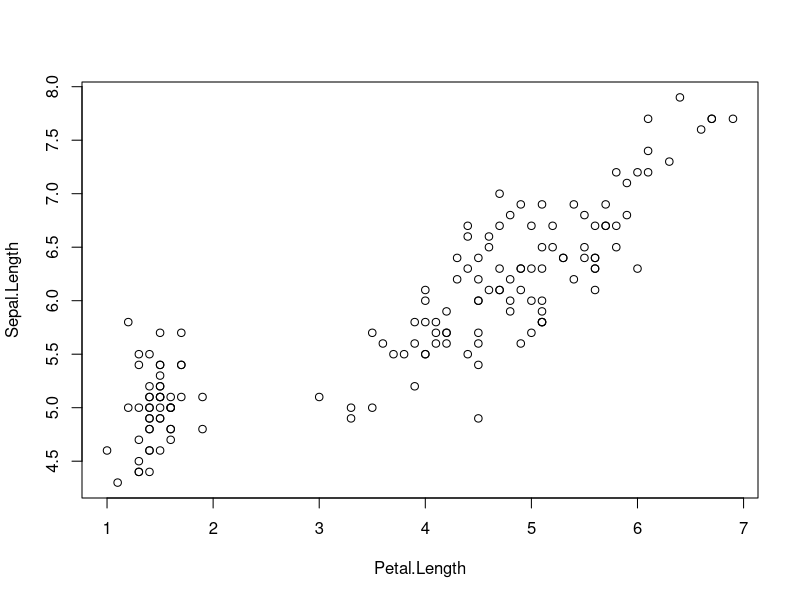
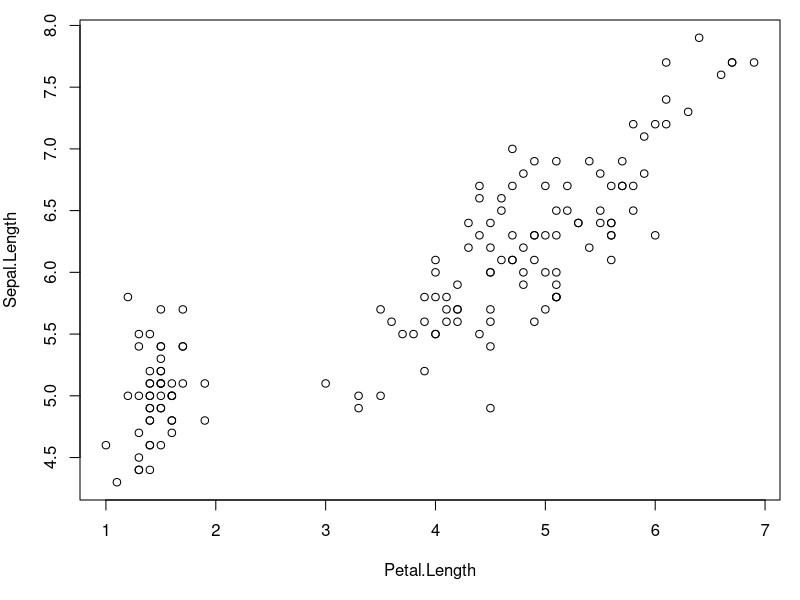
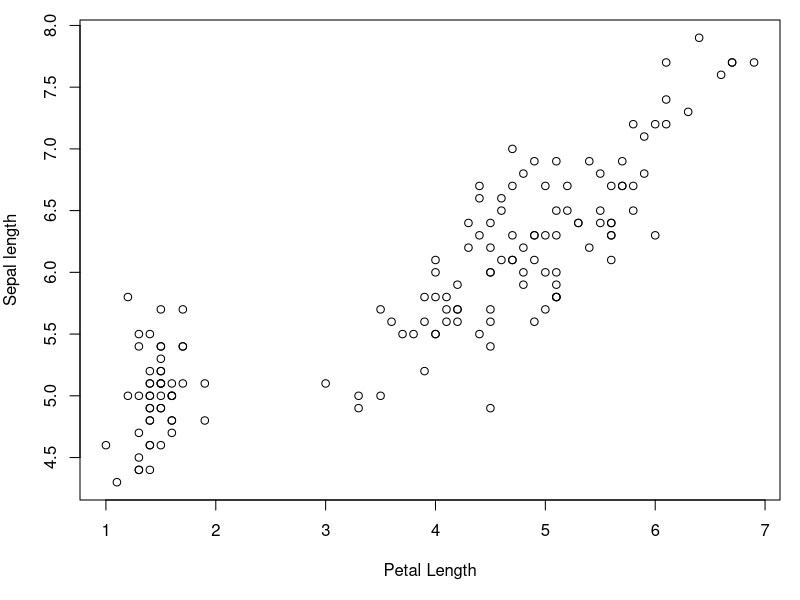
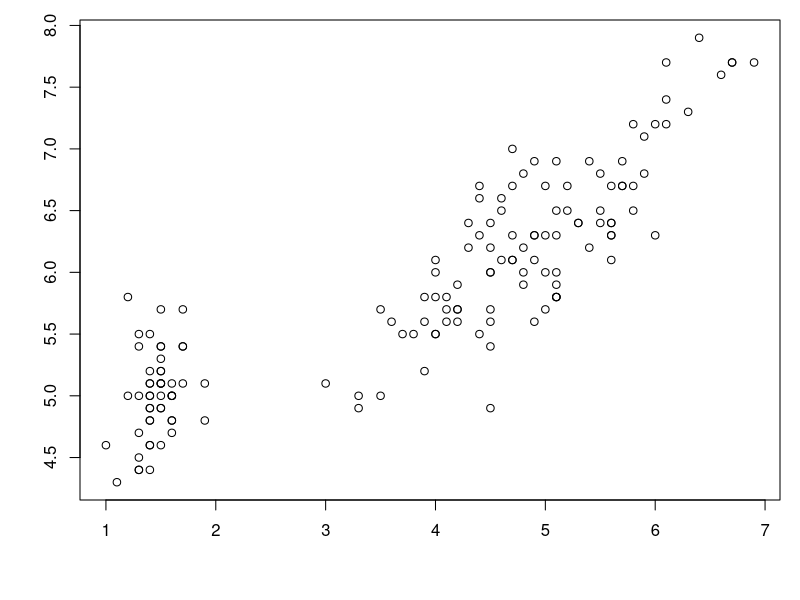
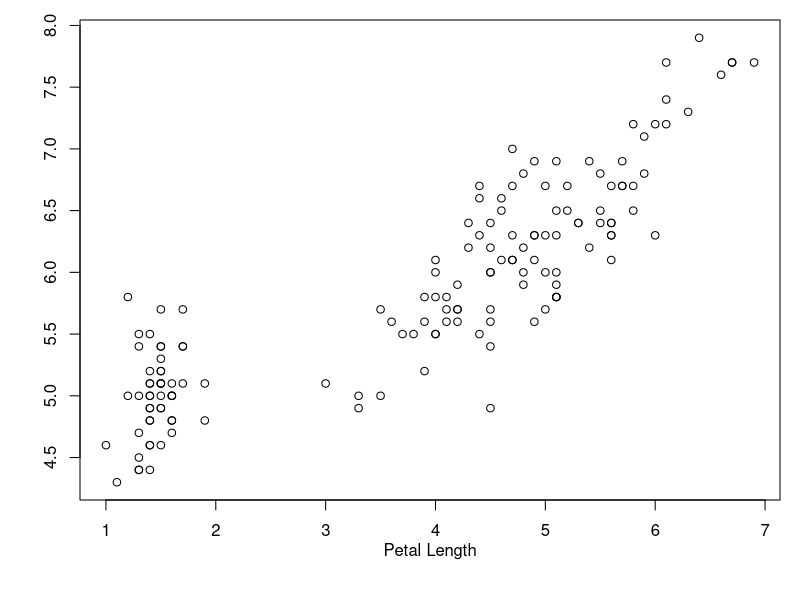
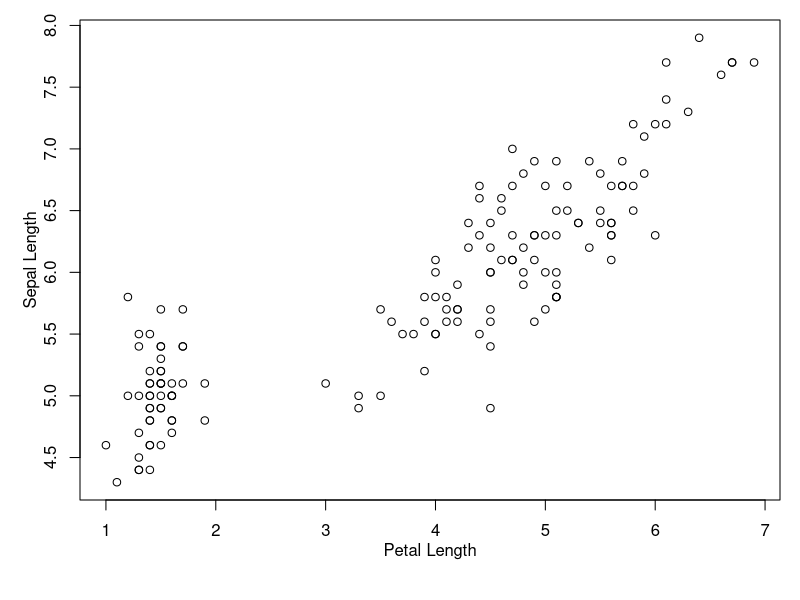
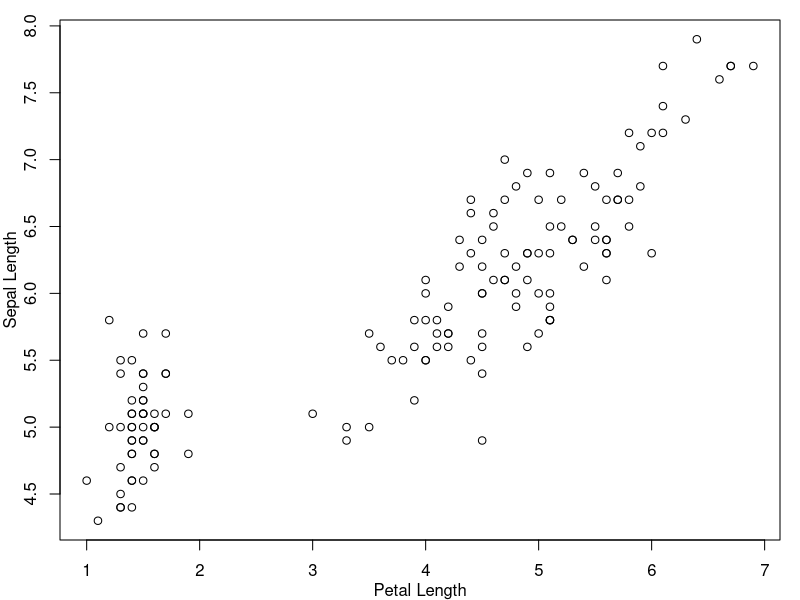
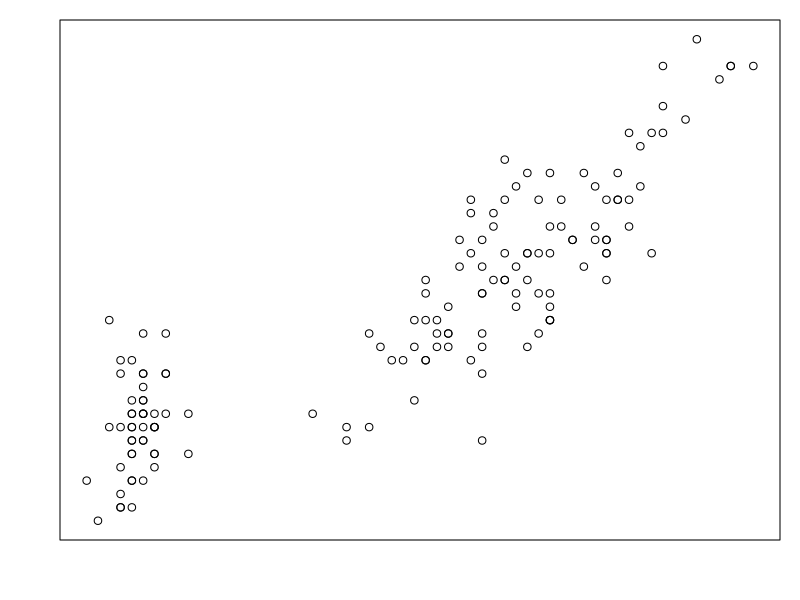

The R script that drew these images, in order:
## ---- chunk 1
data(iris)
with(iris, plot(Sepal.Length ~ Petal.Length))
## ---- chunk 2
par(mar = c(5,4,1,1))
with(iris, plot(Sepal.Length ~ Petal.Length))
## ---- chunk 3
with(iris, plot(Sepal.Length ~ Petal.Length,
      xlab = "Petal Length",
      ylab = "Sepal length"))
## ---- chunk 4
with(iris, plot(Sepal.Length ~ Petal.Length,
      xlab = "",
      ylab = ""))
## ---- chunk 5
with(iris, plot(Sepal.Length ~ Petal.Length,
      xlab = "",
      ylab = ""))

#add text 
mtext(text = "Petal Length",
      side = 1,#side 1 = bottom
      line = 2)
## ---- chunk 6
with(iris, plot(Sepal.Length ~ Petal.Length,
      xlab = "",
      ylab = ""))

# x axis
mtext(text = "Petal Length",
      side = 1,line = 2)

# y axis

mtext(text = "Sepal Length",
      side = 2, #side 2 = left
      line = 2)
## ---- chunk 7

par(mar = c(3,3,1,1))

with(iris, plot(Sepal.Length ~ Petal.Length,
      xlab = "",
      ylab = ""))

# x axis
mtext(text = "Petal Length",
      side = 1,line = 2)

# y axis

mtext(text = "Sepal Length",
      side = 2, #side 2 = left
      line = 2)
## ---- chunk 8
#change par
par(yaxt="n",#remove from y
    xaxt='n')#remove from x


with(iris, plot(Sepal.Length ~ Petal.Length))
## ---- chunk 9
#change par
par(yaxt="t",#remove from y
    xaxt='t')#remove from x


with(iris, plot(Sepal.Length ~ Petal.Length))
